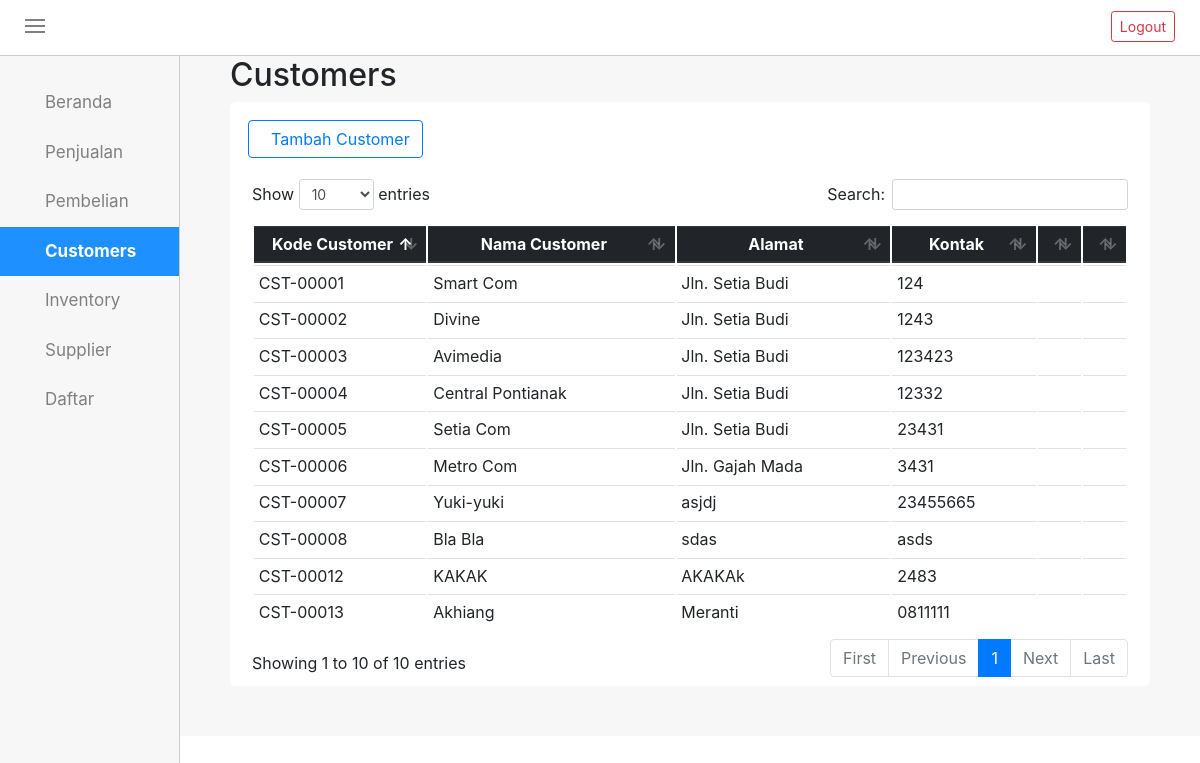
Page /customers.php (signed in) on the committed database.
### tables this page shows
CREATE TABLE `tb_customer` (
  `kd_customer` varchar(10) NOT NULL,
  `nm_customer` varchar(25) NOT NULL,
  `alamat` varchar(50) NOT NULL,
  `kontak` varchar(13) NOT NULL,
  `hapus` char(1) NOT NULL
);

### customers.php (the view, shortened to what this page needs)
<!DOCTYPE html>
<html>
<head>
	<link rel="stylesheet" type="text/css" href="style.css">
	<link rel="stylesheet" type="text/css" href="css/bootstrap.min.css">
	<link rel="stylesheet" type="text/css" href="css/bootstrap.css">
	<link rel="stylesheet" type="text/css" href="css/dataTables.bootstrap4.min.css">
</head>
<body id="bodyCustomers">
	<div id="topnav">
		<div class="menuicon" onclick="geser()">
			<div class="garis"></div>
			<div class="garis"></div>
			<div class="garis"></div>
		</div>
		<div class="logout">
			<form method="POST" action="logout">
				<input type="submit" name="logout" value="Logout" class="btn btn-outline-danger btn-sm">
			</form>
		</div>
	</div>
	<div id="sidenav">
		<div id="tab">
			<div class="tabbutton">
				<a href="mainform" class="aktif"><span class="ion-ios-home"></span>Beranda</a>
				<a href="penjualan" target="_blank"><span class="ion-cash"></span>Penjualan</a>
				<a href="pembelian" target="_blank"><span class="ion-android-cart"></span>Pembelian</a>
				<a class="active" href="customers"><span class="ion-ios-people"></span>Customers</a>
				<a href="inventory" class="aktif"><span class="ion-briefcase"></span>Inventory</a>
				<a href="supplier" class="aktif"><span class="ion-person-stalker"></span>Supplier</a>
			</div>
			<a class="aktif drop" id="btn_daftar"><span class="ion-android-list"></span>Daftar<i class="ion-arrow-down-b"></i></a>
		</div>
	</div>
	<div id="rightside">
		<div id="beranda">
			<div class="all-box">
				<div class="all-top">
					<h2>Customers</h2>
				</div>
				<div class="all-content">
					<div class="all-head">
						<div class="button-add">
							<button class="btn btn-outline-primary" onclick="document.getElementById('id01').style.display='block'" style="width:auto;"><span class="ion-person-add"></span>Tambah Customer</button>
						</div>
						<br>
					</div>
					<br>
					<div id="container">
							<div class="table-responsive">
								<table class="table table-hover table-sm cell-border" id="table_id">
									<thead class="thead-dark">
										<tr>
											<th width="20%">Kode Customer</th>
											<th width="">Nama Customer</th>
											<th width="">Alamat</th>
											<th width="">Kontak</th>
											<th width="5%"></th>
											<th width="5%"></th>
										</tr>
									</thead>
									<?php
										require_once("conn.php");
										$sql = "SELECT kd_customer,nm_customer,alamat,kontak FROM tb_customer WHERE hapus = 0";
										$q = mysqli_query($conn,$sql);
										while ($r = mysqli_fetch_assoc($q))
										{
										    echo "<tr>";
										    echo "<td>$r[kd_customer]</td>";
										    echo "<td>$r[nm_customer]</td>";
										    echo "<td>$r[alamat]</td>";
										    echo "<td>$r[kontak]</td>";
										    echo "<td align='center'><span class='editCust ion-edit' data-toggle='modal' data-target='#editcustomermodal' data-backdrop='static' data-kodeCustomer='$r[kd_customer]' data-namaCustomer='$r[nm_customer]' data-alamat='$r[alamat]' data-kontak='$r[kontak]'></span></td>";
										    echo "<td align='center'><a class='ion-trash-a' href='customers_hapus.php?hps=$r[kd_customer]' onclick='return functionHapus()' class='hapus' value='.$r[kd_customer]' id='hapus' name='hps' data-id = '.$r[kd_customer]'></a></td>";
										    echo "</tr>";
										}
									?>
								</table>
							</div>
					</div>
				</div>
			</div>
			</div>
		</div>
</body>
</html>

### style.css (style rules this page uses)
body { margin: 0px; padding: 0px; }
#topnav { overflow: hidden; position: sticky; top: 0; width: 100%; height: 56px; background-color: #fff; padding: 15px 25px; border-bottom: 1px solid #ccc; z-index: 3; }
.garis { width: 20px; height: 2px; background-color: gray; margin: 4px 0; }
.menuicon { display: inline-block; cursor: pointer; float: left; }
#sidenav { top: 56px; height: 100%; width: 15%; background-color: #f7f7f7; padding-top: 22px; padding-bottom: 22px; left: 0; transition: all 500ms ease-in-out; overflow-x: hidden; z-index: 1; position: fixed; border-right: 1px solid #ccc; }
#tab .tabbutton a, #btn_daftar { display: block; transition: 0.3s; background-color: inherit; color: gray; padding: 12px 25px; width: 100%; border: none; outline: none; text-align: left; cursor: pointer; font-size: 17px; }
#tab a.active { text-decoration: none; background-color: dodgerBlue; color: white; font-weight: bold; }
#rightside { top: 56px; margin-left: 15%; width: 85%; height: 100%; transition: all 500ms ease-in-out; }
.all-box { background-color: #f7f7f7; padding-left: 50px; padding-right: 50px; padding-bottom: 50px; }
.all-content { background-color: #fff; padding: 7px; border-radius: 6px; }
.all-head .button-add { float: left; display: block; }
.all-head { padding: 11px; }
#tab a { text-decoration: none; }

### customers.php (style rules this page uses)
#table_id th { text-align: center; }
.logout { margin-top: -4px; float : right; }

### rows in the picture
tb_customer: kd_customer "CST-00001", nm_customer "Smart Com", alamat "Jln. Setia Budi", kontak "124"
tb_customer: kd_customer "CST-00002", nm_customer "Divine", alamat "Jln. Setia Budi", kontak "1243"
tb_customer: kd_customer "CST-00003", nm_customer "Avimedia", alamat "Jln. Setia Budi", kontak "123423"
tb_customer: kd_customer "CST-00004", nm_customer "Central Pontianak", alamat "Jln. Setia Budi", kontak "12332"
tb_customer: kd_customer "CST-00005", nm_customer "Setia Com", alamat "Jln. Setia Budi", kontak "23431"
tb_customer: kd_customer "CST-00006", nm_customer "Metro Com", alamat "Jln. Gajah Mada", kontak "3431"
tb_customer: kd_customer "CST-00007", nm_customer "Yuki-yuki", alamat "asjdj", kontak "23455665"
tb_customer: kd_customer "CST-00008", nm_customer "Bla Bla", alamat "sdas", kontak "asds"
tb_customer: kd_customer "CST-00012", nm_customer "KAKAK", alamat "AKAKAk", kontak "2483"
tb_customer: kd_customer "CST-00013", nm_customer "Akhiang", alamat "Meranti", kontak "0811111"
